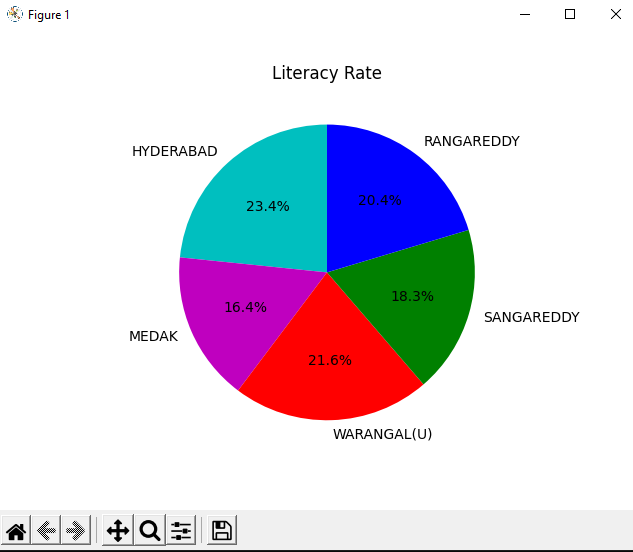

Write the Python code that produced this figure.
from matplotlib import pyplot as plt
import numpy as np
  
  
# Creating dataset
districts = ['HYDERABAD', 'MEDAK', 'WARANGAL(U)', 'SANGAREDDY', 'RANGAREDDY']
  
data = [83.43,58.35,77.06,65.37,72.66]
  
# Creating plot
cols = ['c','m','r','g','b']

plt.pie(data, labels=districts,colors=cols,startangle=90,explode=(0,0,0,0,0),autopct='%1.1f%%')

plt.title('Literacy Rate')
plt.show()
